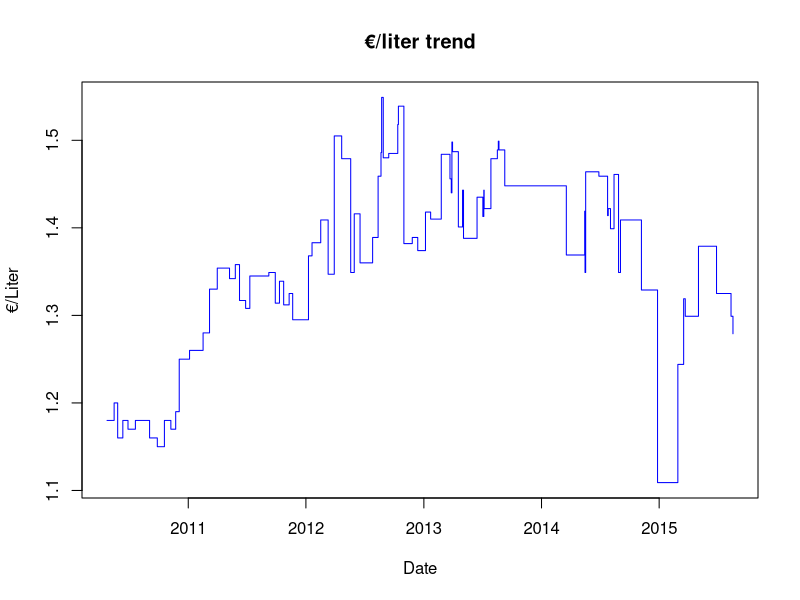
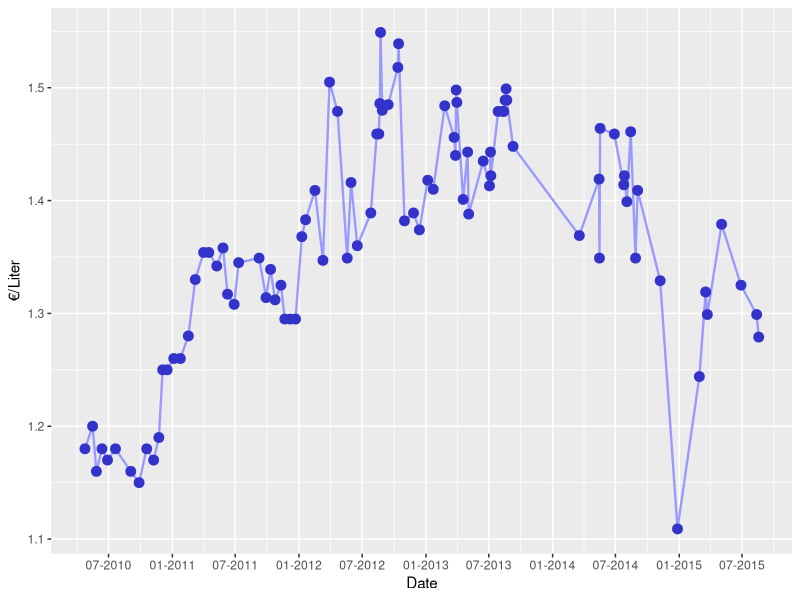
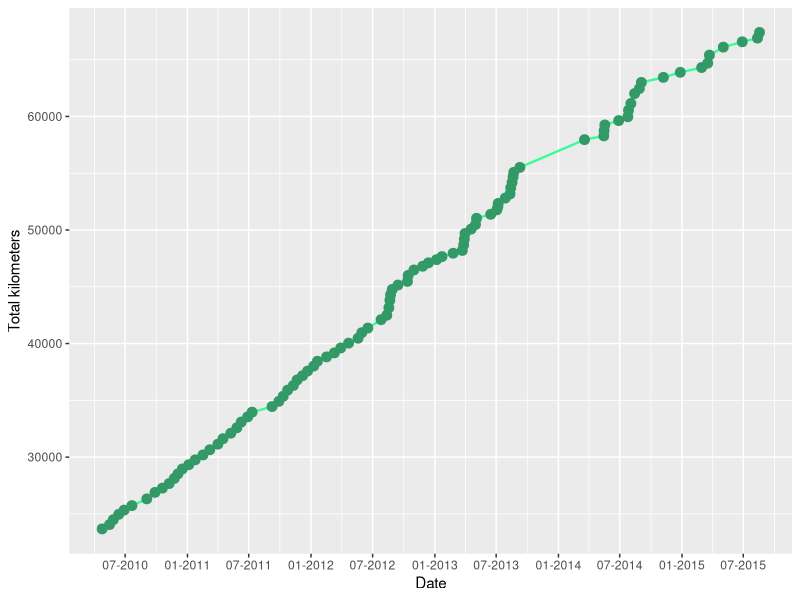
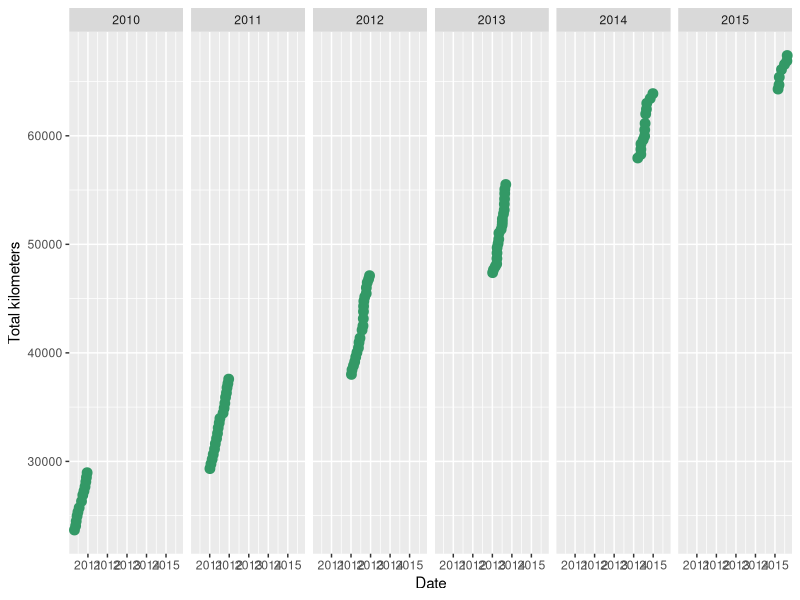

The R script that drew these images, in order:
#######################
##  Stats form data  ##
#######################

# setwd("C:/$user/PERSONAL/github/gasdatarecord")

# Take data from Github CSV file:
# githubcsv <- url("http://raw.githubusercontent.com/nachoad/gasdatarecord/master/gdata.csv")
# gdata <- read.csv(githubcsv)

# libraries:
library(ggplot2)
library(scales)
library(reshape2)

# Take data from local CSV file:
gdata <- read.csv("gdata.csv")

# First info:
str (gdata)
summary (gdata)

### Charts ###
##############

## Euros by liter ##
# With plot() function
png("./imgs/euros_by_liter_trend.png", width = 800, height = 480, units = "px")
plot(gdata$eLiter~as.Date(gdata$date, "%d-%m-%Y"), type = "s", xlab="Date",ylab="€/Liter", main="€/liter trend", col='blue')
dev.off()

# With gglpot2 library
png("./imgs/euros_by_liter_trend.png", width = 800, height = 480, units = "px")
x_date <- as.Date(gdata$date, format = "%d-%m-%Y")
d <- data.frame(xdate = x_date, yeliter=gdata$eLiter)
ggplot(d, aes(xdate, yeliter)) +
      geom_line(colour="#9999ff", size=0.8) +
      scale_x_date(breaks = date_breaks("6 months"),
                   labels = date_format("%m-%Y")) +
      geom_point(size=3, colour="#3333cc")+
      xlab("Date") + 
      ylab("€/Liter")
dev.off()

## Kms driven ##
png("./imgs/kms_driven.png", width = 800, height = 480, units = "px")
# x_date <- as.Date(gdata$date, format = "%d-%m-%Y")
d.tot.km <- data.frame(xdate = x_date, ytotKm=gdata$totKm)
ggplot(d.tot.km, aes(xdate, ytotKm)) +
      geom_line(colour="#33ff99", size=0.8) +
      scale_x_date(breaks = date_breaks("6 months"),
                   labels = date_format("%m-%Y")) +
      geom_point(size=3, colour="#339966")+
      xlab("Date") + 
      ylab("Total kilometers")
dev.off()

################################# testing.....
## Kms driven ##
png("./imgs/kms_driven.png", width = 800, height = 480, units = "px")
# x_date <- as.Date(gdata$date, format = "%d-%m-%Y")
EYear <- as.numeric(format(x_date, "%Y"))
EMonth <- as.numeric(format(x_date, "%m"))
d.tot.km <- data.frame(xdate = x_date, ytotKm=gdata$totKm, years = EYear, months = EMonth)

ggplot(d.tot.km, aes(xdate, ytotKm)) +
      geom_line(colour="#33ff99", size=0.8) +
      scale_x_date(labels = date_format("%Y")) +
      geom_point(size=3, colour="#339966") +
      facet_grid(. ~ years) +
      xlab("Date") + 
      ylab("Total kilometers")

dev.off()
